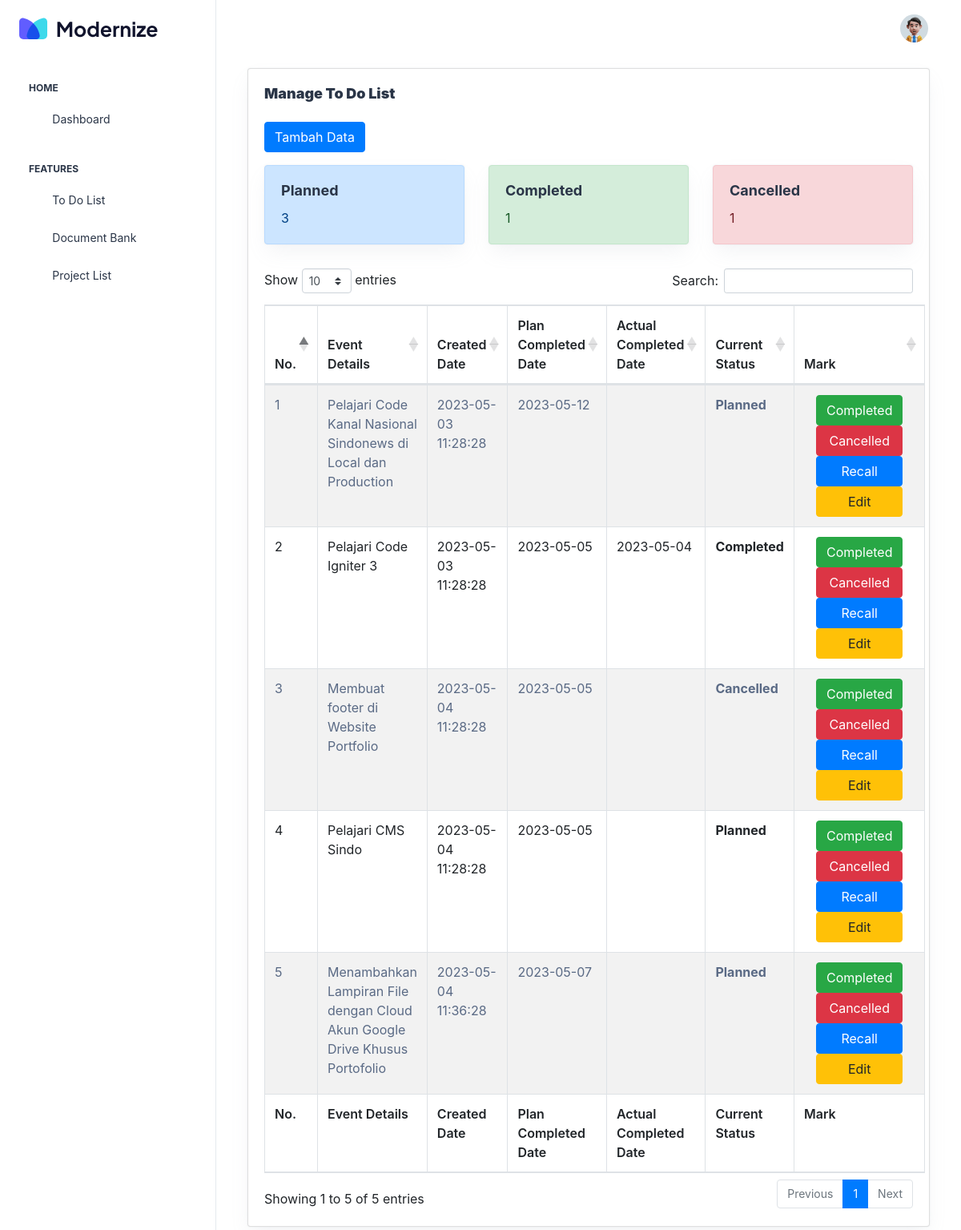
/admin/toDoList.php (signed in), run on the app's committed database.
### tables this page shows
CREATE TABLE `re_events` (
  `task_number` int NOT NULL,
  `event_details` text NOT NULL,
  `created_date` varchar(100) NOT NULL,
  `plan_completed_date` varchar(100) DEFAULT NULL,
  `actual_completed_date` varchar(100) DEFAULT NULL,
  `status` varchar(100) NOT NULL,
  `modified_date` timestamp NULL DEFAULT CURRENT_TIMESTAMP
);

### admin/toDoList.php (the view, shortened to what this page needs)
<?php
include 'backend/core_function.php';
?>
<!doctype html>
<html lang="en">
<head>
  <link rel="stylesheet" href="assets//css/styles.min.css" />
  <link rel="stylesheet" href="https://cdn.jsdelivr.net/npm/bootstrap@4.0.0/dist/css/bootstrap.min.css"
>
  <link rel="stylesheet" href="https://cdnjs.cloudflare.com/ajax/libs/twitter-bootstrap/4.5.2/css/bootstrap.css">
  <link rel="stylesheet" href="https://cdn.datatables.net/1.13.4/css/dataTables.bootstrap4.min.css">
</head>
<body>
  <div class="page-wrapper" id="main-wrapper" data-layout="vertical" data-navbarbg="skin6" data-sidebartype="full"
    data-sidebar-position="fixed" data-header-position="fixed">
    <aside class="left-sidebar">
      <div>
        <div class="brand-logo d-flex align-items-center justify-content-between">
          <a href="./index.html" class="text-nowrap logo-img">
            <img src="assets//images/logos/dark-logo.svg" width="180" alt="" />
          </a>
        </div>
        <nav class="sidebar-nav scroll-sidebar" data-simplebar="">
          <ul id="sidebarnav">
            <li class="nav-small-cap">
              <span class="hide-menu">Home</span>
            </li>
            <li class="sidebar-item">
              <a class="sidebar-link" href="index" aria-expanded="false">
                <span>
                  <i class="ti ti-layout-dashboard"></i>
                </span>
                <span class="hide-menu">Dashboard</span>
              </a>
            </li>
            <li class="nav-small-cap">
              <span class="hide-menu">Features</span>
            </li>
            <li class="sidebar-item">
              <a class="sidebar-link" href="toDoList" aria-expanded="false">
                <span>
                  <i class="ti ti-article"></i>
                </span>
                <span class="hide-menu">To Do List</span>
              </a>
            </li>
            <li class="sidebar-item">
              <a class="sidebar-link" href="documentBank" aria-expanded="false">
                <span>
                  <i class="ti ti-article"></i>
                </span>
                <span class="hide-menu">Document Bank</span>
              </a>
            </li>
            <li class="sidebar-item">
              <a class="sidebar-link" href="projectList" aria-expanded="false">
                <span>
                  <i class="ti ti-article"></i>
                </span>
                <span class="hide-menu">Project List</span>
              </a>
            </li>
          </ul>
        </nav>
      </div>
    </aside>
    <div class="body-wrapper">
      <header class="app-header">
        <nav class="navbar navbar-expand-lg navbar-light">
          <div class="navbar-collapse justify-content-end px-0" id="navbarNav">
            <ul class="navbar-nav flex-row ms-auto align-items-center justify-content-end">
              <li class="nav-item dropdown">
                <a class="nav-link nav-icon-hover" href="javascript:void(0)" id="drop2" data-bs-toggle="dropdown"
                  aria-expanded="false">
                  <img src="assets//images/profile/user-1.jpg" alt="" width="35" height="35" class="rounded-circle">
                </a>
              </li>
            </ul>
          </div>
        </nav>
      </header>
      <?php
      if(isset($_GET['act']) && $_GET['act'] == "edit"){
      ?>
      <div class="container-fluid">
        <div class="container-fluid">
          <div class="card">
            <div class="card-body">
              <h5 class="card-title fw-semibold mb-4 justify-content-center"><strong>Edit Data Form</strong></h5>
              <?php
              $data = selectSpesificTask($_GET['id']);
              ?>
              <form method="POST" action="backend/action_push_event.php" enctype="multipart/form-data">
                <div class="form-group">
                  <label for="exampleInputEmail1">Task Number</label>
                  <input type="text" name="task_number" class="form-control" value="<?php echo $data['task_number']; ?>"
                    readonly>
                </div>
                <div class="form-group">
                  <label for="exampleInputEmail1">Event Details</label>
                  <textarea class="form-control" name="event_details"><?php echo $data['event_details']; ?></textarea>
                </div>
                <div class="form-group">
                  <label for="exampleInputEmail1">Plan Completed Date</label>
                  <input type="date" class="form-control" name="plan_completed_date"
                    value="<?php echo $data['plan_completed_date']; ?>">
                </div>
                <button type="submit" name="update_data" class="btn btn-warning float-right">Edit</button>
              </form>
            </div>
          </div>
        </div>
      </div>
      <?php
      }else{
      ?>
      <div class="container-fluid">
        <div class="container-fluid">
          <div class="card">
            <div class="card-body">
              <h5 class="card-title fw-semibold mb-4 justify-content-center"><strong>Manage To Do List</strong></h5>
              <div class="row">
                <div class="col-12" style="margin-left: auto;">
                  <button type="button" class="btn btn-primary" data-toggle="modal" data-target="#exampleModal">
                    Tambah Data
                  </button>
                </div>
              </div>
              <?php
              $sqlGetPlannedTask = "SELECT COUNT(task_number) as 'jumlah_task_planned' FROM re_events WHERE status = 'Planned'";
              $executeGetPlannedTask = mysqli_query($conn, $sqlGetPlannedTask);
              $dataPlannedTask = mysqli_fetch_assoc($executeGetPlannedTask);
              $totalPlannedTask = $dataPlannedTask['jumlah_task_planned'];
              $sqlGetCompletedTask = "SELECT COUNT(task_number) as 'jumlah_task_completed' FROM re_events WHERE status = 'Completed'";
              $executeGetCompletedTask = mysqli_query($conn, $sqlGetCompletedTask);
              $dataCompletedTask = mysqli_fetch_assoc($executeGetCompletedTask);
              $totalCompletedTask = $dataCompletedTask['jumlah_task_completed'];
              $sqlGetCancelledTask = "SELECT COUNT(task_number) as 'jumlah_task_cancelled' FROM re_events WHERE status = 'Cancelled'";
              $executeGetCancelledTask = mysqli_query($conn, $sqlGetCancelledTask);
              $dataCancelledTask = mysqli_fetch_assoc($executeGetCancelledTask);
              $totalCancelledTask = $dataCancelledTask['jumlah_task_cancelled'];
              ?>
              <div class="row mt-3">
                <div class="col-4">
                  <div class="card alert-primary" style="width: 100%;">
                    <div class="card-body">
                      <h5 class="card-title"><strong>Planned</strong></h5>
                      <p class="card-text"><?php echo $totalPlannedTask; ?></p>
                    </div>
                  </div>
                </div>
                <div class="col-4">
                  <div class="card alert-success" style="width: 100%;">
                    <div class="card-body">
                      <h5 class="card-title"><strong>Completed</strong></h5>
                      <p class="card-text"><?php echo $totalCompletedTask; ?></p>
                    </div>
                  </div>
                </div>
                <div class="col-4">
                  <div class="card alert-danger" style="width: 100%;">
                    <div class="card-body">
                      <h5 class="card-title"><strong>Cancelled</strong></h5>
                      <p class="card-text"><?php echo $totalCancelledTask; ?></p>
                    </div>
                  </div>
                </div>
              </div>
              <table id="example" class="table table-striped table-bordered" width="100%">
                <thead>
                  <tr>
                    <th>No.</th>
                    <th>Event Details</th>
                    <th>Created Date</th>
                    <th>Plan Completed Date</th>
                    <th>Actual Completed Date</th>
                    <th>Current Status</th>
                    <th>Mark</th>
                  </tr>
                </thead>
                <tbody>
                  <?php
                  $sqlGetEvent = "SELECT * FROM re_events";
                  $executeGetEvent = mysqli_query($conn, $sqlGetEvent);
                  if ($executeGetEvent && mysqli_num_rows($executeGetEvent) < 1) {
                    echo "<tr>
                    <td colspan = '8'>Kosong</td>
                  </tr>";
                  }else{
                    for($i=0 ; $i < mysqli_num_rows($executeGetEvent) ; $i++){
                      $dataEventList[$i] = mysqli_fetch_assoc($executeGetEvent);
                      $taskNumber = $dataEventList[$i]['task_number'];
                    echo "<tr>
                    <td>".$taskNumber."</td>
                    <td>".$dataEventList[$i]['event_details']."</td>
                    <td>".$dataEventList[$i]['created_date']."</td>
                    <td>".$dataEventList[$i]['plan_completed_date']."</td>
                    <td>".$dataEventList[$i]['actual_completed_date']."</td>
                    <td><strong>".$dataEventList[$i]['status']."</strong></td>
                    <td>
                      <form action='backend/action_push_event.php' method='post' enctype='multipart/form-data'>
                      <div class='col-12'>
                        <input type='text' name='task_number_completed' value='$taskNumber' hidden>
                        <button type='submit' name='update_completed' class='btn btn-success' style='width: 100%;'>Completed</button>
                      </div>
                      <div class='col-12'>
                        <input type='text' name='task_number_cancelled' value='$taskNumber' hidden>
                        <button type='submit' name='update_cancelled' class='btn btn-danger' style='width: 100%;'>Cancelled</button>
                      </div>
                      <div class='col-12'>
                        <input type='text' name='task_number_recall' value='$taskNumber' hidden>
                        <button type='submit' name='update_recall' class='btn btn-primary' style='width: 100%;'>Recall</button>
                      </div>
                      </form>
                      <div class='col-12'>
                        <input type='text' name='task_number_edit' value='$taskNumber' hidden>
                        <a href='toDoList.php?act=edit&id=$taskNumber' name='update_edit' id='update_edit' class='btn btn-warning' style='width: 100%;'>
                          Edit
                        </a>
                      </div>
                    </td>
                  </tr>";
                    }
                  }
                  ?>
                </tbody>
                <tfoot>
                  <tr>
                    <th>No.</th>
                    <th>Event Details</th>
                    <th>Created Date</th>
                    <th>Plan Completed Date</th>
                    <th>Actual Completed Date</th>
                    <th>Current Status</th>
                    <th>Mark</th>
                  </tr>
                </tfoot>
              </table>
            </div>
          </div>
        </div>
      </div>
      <?php
      }
      ?>
    </div>
</body>
</html>

### data on the page
re_events: task_number "1", event_details "Pelajari Code Kanal Nasional Sindonews di Local dan Production", created_date "2023-05-03 11:28:28", plan_completed_date "2023-05-12", status "Planned"
re_events: task_number "2", event_details "Pelajari Code Igniter 3", created_date "2023-05-03 11:28:28", plan_completed_date "2023-05-05", actual_completed_date "2023-05-04", status "Completed"
re_events: task_number "3", event_details "Membuat footer di Website Portfolio", created_date "2023-05-04 11:28:28", plan_completed_date "2023-05-05", status "Cancelled"
re_events: task_number "4", event_details "Pelajari CMS Sindo", created_date "2023-05-04 11:28:28", plan_completed_date "2023-05-05", status "Planned"
re_events: task_number "5", event_details "Menambahkan Lampiran File dengan Cloud Akun Google Drive Khusus Portofolio", created_date "2023-05-04 11:36:28", plan_completed_date "2023-05-07", status "Planned"

### other printed values
$totalPlannedTask "3"
$totalCompletedTask "1"
$totalCancelledTask "1"
